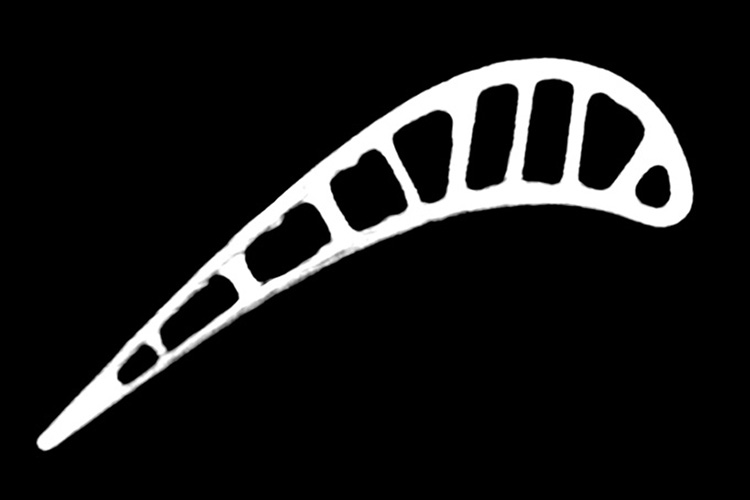
#> input picture CT-feanbeame_Aerospace_Turbine_blade_001_144.jpg, 750 x 500 px
$ python edge_detection.py   (older library calls are emulated)
#> lines starting #> are read from the running program, lines starting #| are printed output that depends on the picture; after the words box and inside, x2 and y2 are one past the last pixel; in counts of white or black regions, pixels touching at a corner belong together
import os
import matplotlib.pyplot as plt
import skimage
from skimage import feature

# Read in CT scan from
# https://www.yxlon.com/Yxlon/media/Content/Applications/Aerospace/Turbine%20blades/CT-feanbeame_Aerospace_Turbine_blade_001_144.jpg?ext=.jpg
filename = 'CT-feanbeame_Aerospace_Turbine_blade_001_144.jpg'
img = skimage.io.imread(filename)
#> img is the input picture: shape (500, 750, 3); min 0, max 255, mean 25.1

# Convert to greyscale
img_grey = skimage.color.rgb2grey(img)

# Compute contours
contours = skimage.measure.find_contours(img_grey, 0.8)
#> contours = 12 point arrays, longest 2146 points

# Compute Canny filter
edges1 = feature.canny(img_grey, sigma = 1)
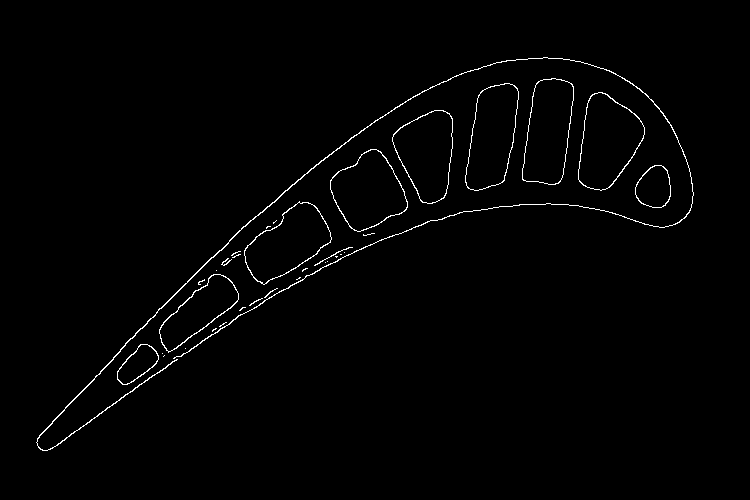
#> edges1: shape (500, 750) bool; 1.2% white in thin lines or dots, all inside (x1, y1, x2, y2) = (36, 57, 694, 451)
edges2 = feature.canny(img_grey, sigma = 3)
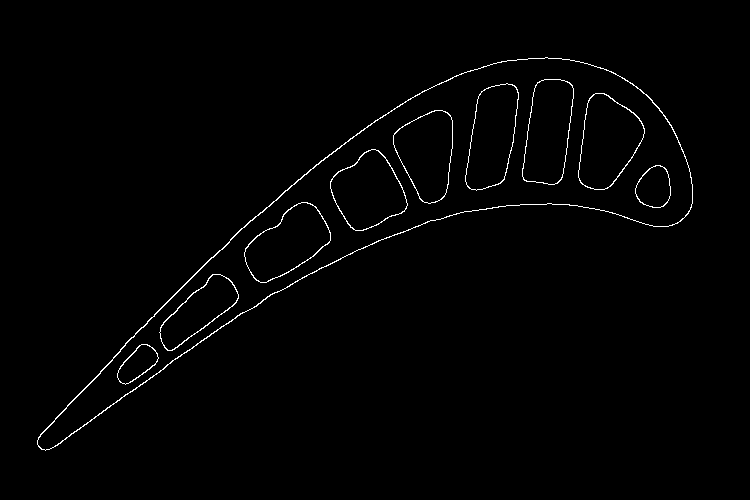
#> edges2: shape (500, 750) bool; 1.1% white in thin lines or dots, all inside (x1, y1, x2, y2) = (37, 57, 693, 451)

# Compute Edge Operators
edge_roberts = skimage.filters.roberts(img_grey)
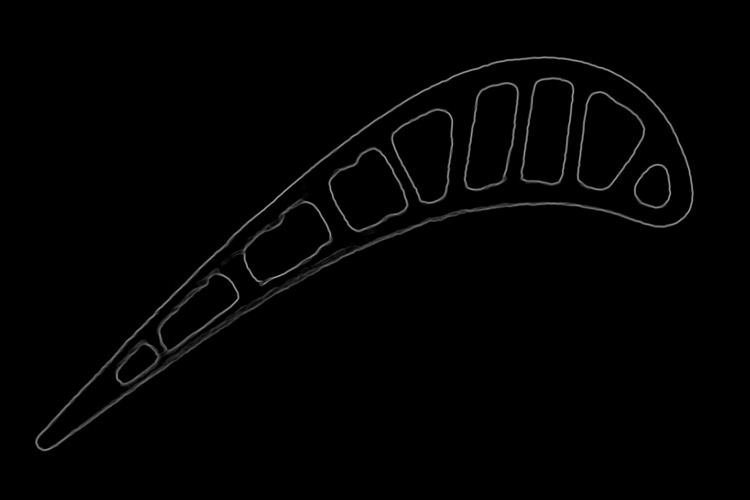
#> edge_roberts: shape (500, 750) float64; min 0, max 0.649, mean 0.0102
edge_sobel = skimage.filters.sobel(img_grey)
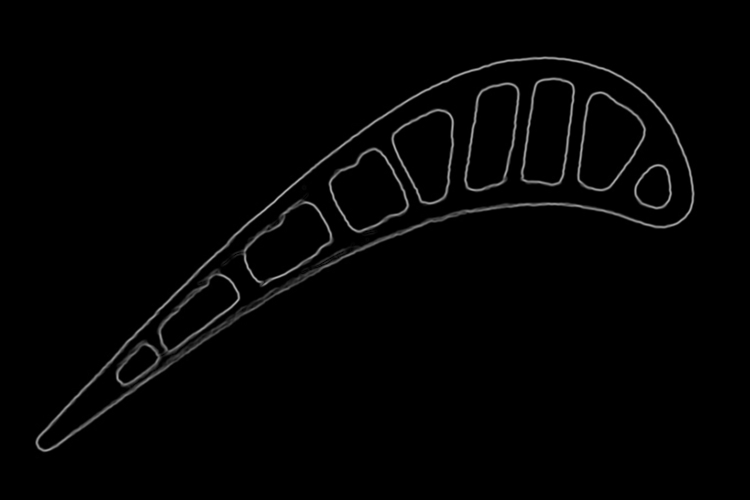
#> edge_sobel: shape (500, 750) float64; min 0, max 0.708, mean 0.0141

# Show original
fig, ax = plt.subplots(nrows = 3, ncols = 2)
ax[0,0].imshow(img)
ax[0,0].set_title('Original')

# Show contour
ax[0,1].imshow(img)
ax[0,1].set_title('With Contours')
for n, contour in enumerate(contours):
	ax[0,1].plot(contour[:,1], contour[:,0], linewidth = 2)
#> this loop made 12 passes

# Show canny filter
ax[1,0].imshow(edges1, cmap=plt.cm.gray)
ax[1,0].set_title('Canny Filter, $\sigma=1$')
ax[1,1].imshow(edges2, cmap=plt.cm.gray)
ax[1,1].set_title('Canny Filter, $\sigma=3$')

# Show edge detection
ax[2,0].imshow(edge_roberts, cmap=plt.cm.gray)
ax[2,0].set_title('Roberts Edge Detection')
ax[2,1].imshow(edge_sobel, cmap=plt.cm.gray)
ax[2,1].set_title('Sobel Edge Detection')

for i in ax:
	for j in i:
		j.axis('off')
plt.show()
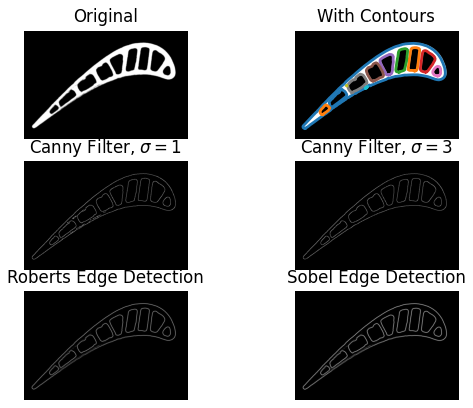
#> figure drawn by matplotlib, 6 panels
